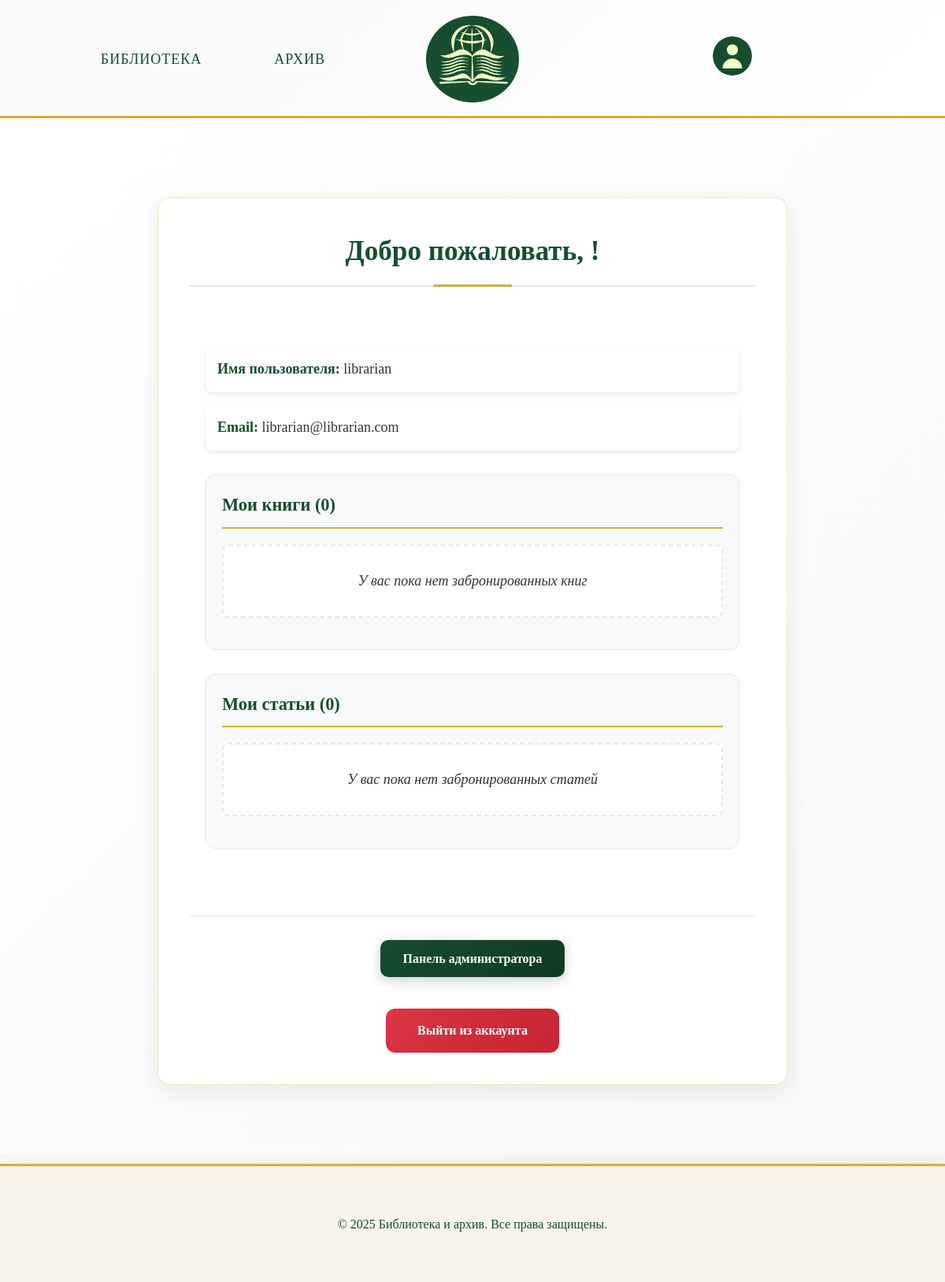
/profile/ (signed in), run on an earlier commit of the app's database.
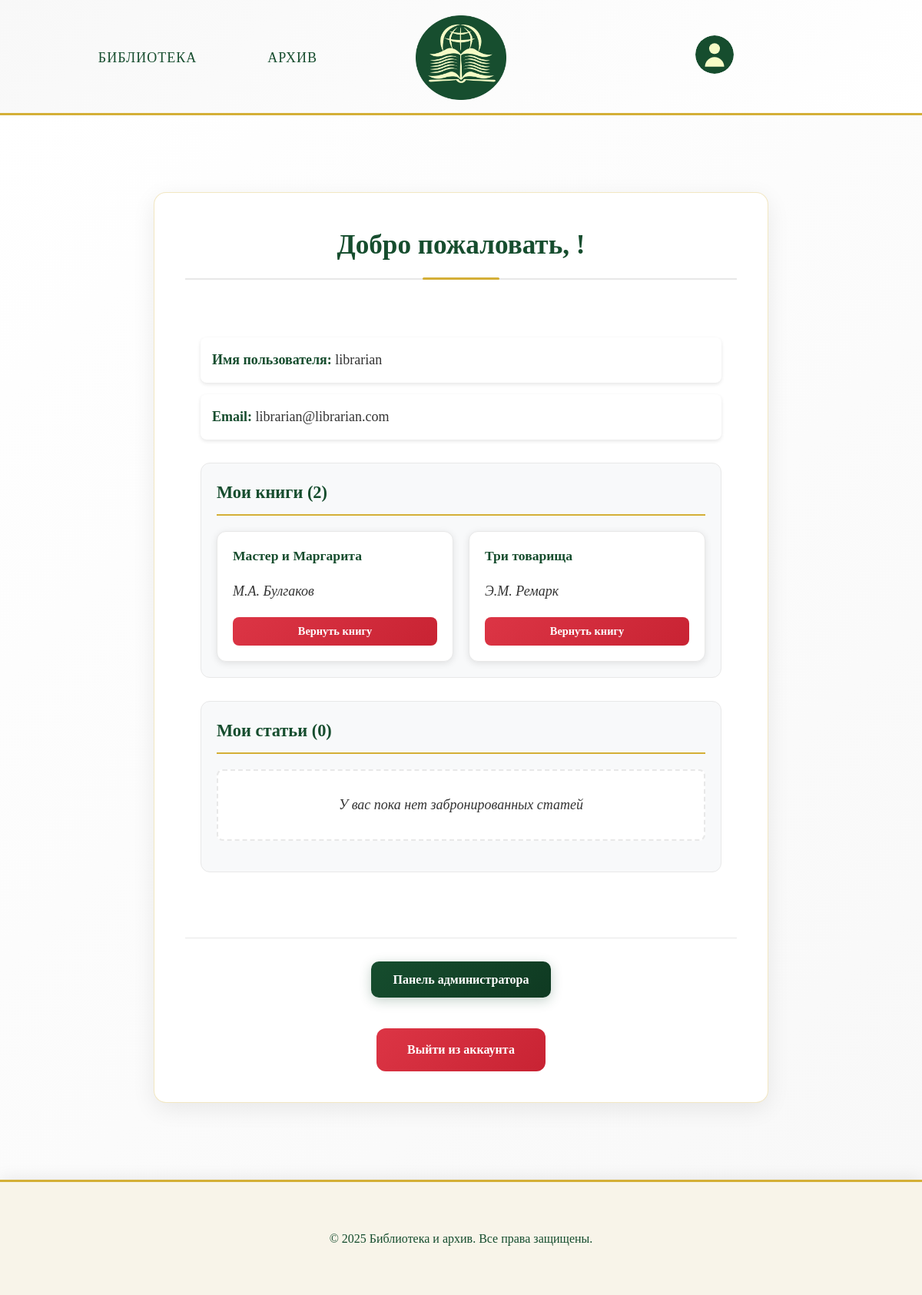
And on a later commit of the database.
### app/models.py (models this page shows, shortened)
class Book(models.Model):
    id = models.AutoField(primary_key=True)
    title = models.CharField(max_length=100, verbose_name='Название')
    author = models.CharField(max_length=50, verbose_name='Автор')
    description_short = models.TextField(verbose_name='Краткое описание')
    description_long = models.TextField(verbose_name='Подробное описание')
    year = models.IntegerField(verbose_name='Год издания')
    quantity = models.CharField(
        max_length=13,
        verbose_name="В наличии",
        choices=[
            ('В наличии', 'В наличии'),
            ('Нет в наличии', 'Нет в наличии')
        ]
    )
    genre = models.CharField(
        max_length=100,
        verbose_name="Жанр",
        choices=[
            ('Художественные', 'Художественные'),
            ('Научные', 'Научные'),
            ('Исторические', 'Исторические'),
            ('Образовательные', 'Образовательные'),
        ]
    )
    class Meta:
        verbose_name = "книга"
        verbose_name_plural = "книги"

### app/views.py (the view)
# urls.py: path('profile/', views.profile, name='profile'),
@login_required
def profile(request):
    profile, created = Profile.objects.get_or_create(user=request.user)
    user_books = profile.books.all()
    user_articles = profile.articles.all()
    context = {
        'user': request.user,
        'profile': profile,
        'user_books': user_books,
        'user_articles': user_articles,
        'is_authenticated': True
    }
    return render(request, 'app/profile.html', context)

### templates/app/profile.html (shortened to what this page needs)
<!DOCTYPE html>
<html lang="ru">
<head>
    {% load static %}
    <link rel="stylesheet" href="{% static 'css/style.css' %}" />
</head>
<body>
    <header>
        <nav>
            <ul class="menu-items">
                <li class="menu-item"><a href="{% url 'library' %}">Библиотека</a></li>
                <li class="menu-item"><a href="{% url 'archive' %}">Архив</a></li>
            </ul>
        </nav>
        <a href="{% url 'library' %}">
            <img src="{% static 'images/Group_2_2.png' %}" alt="Логотип" class="logo">
        </a>
        <a href="{% url 'profile' %}" class="profile-link">
            <img
            alt="Профиль" class="profile-icon">
        </a>
    </header>
    <main class="content-section">
        <div class="container">
            {% if user.is_authenticated %}
            <section class="profile-container">
                <h1 class="form-title">Добро пожаловать, {{ user.first_name }} {{ user.last_name }}!</h1>
                <div class="profile-info">
                    <p><strong>Имя пользователя:</strong> {{ user.username }}</p>
                    <p><strong>Email:</strong> {{ user.email }}</p>
                    <div class="books-section">
                        <h3>Мои книги ({{ user_books.count }})</h3>
                        {% if user_books %}
                            <div class="books-grid">
                                {% for book in user_books %}
                                <div class="book-card">
                                    <h4 class="book-title">{{ book.title }}</h4>
                                    <p class="book-author">{{ book.author }}</p>
                                    <form method="post" action="{% url 'remove_book_from_profile' book.id %}">
                                        <button type="submit" class="remove-btn">Вернуть книгу</button>
                                    </form>
                                </div>
                                {% endfor %}
                            </div>
                        {% else %}
                            <p class="no-items">У вас пока нет забронированных книг</p>
                        {% endif %}
                    </div>
                    <div class="books-section">
                        <h3>Мои статьи ({{ user_articles.count }})</h3>
                        {% if user_articles %}
                            <div class="books-grid">
                                {% for article in user_articles %}
                                <div class="book-card">
                                    <h4 class="book-title">{{ article.title }}</h4>
                                    <p class="book-author">{{ article.author }}</p>
                                    <form method="post" action="{% url 'remove_article_from_profile' article.id %}">
                                        {% csrf_token %}
                                        <button type="submit" class="remove-btn">Вернуть статью</button>
                                    </form>
                                </div>
                                {% endfor %}
                            </div>
                        {% else %}
                            <p class="no-items">У вас пока нет забронированных статей</p>
                        {% endif %}
                    </div>
                </div>
                {% if user.is_staff %}
                <div class="admin-link">
                    <a href="{% url 'admin:index' %}" class="admin-btn">Панель администратора</a>
                </div>
                {% endif %}
                <a href="{% url 'logout' %}" class="logout-btn">Выйти из аккаунта</a>
            </section>
            {% endif %}
        </div>
    </main>
    <footer class="footer">
        <p class="footer-copyright">&copy; 2025 Библиотека и архив. Все права защищены.</p>
    </footer>
</body>
</html>

What changed in the data, as far as the page shows it:
now on this page (row edited): Book: title "Мастер и Маргарита", author "М.А. Булгаков"
now on this page (row edited): Book: title "Три товарища", author "Э.М. Ремарк"
Also different on the page:
{{ user_books.count }}: "0" → "2"
text no longer shown: "У вас пока нет забронированных книг"
